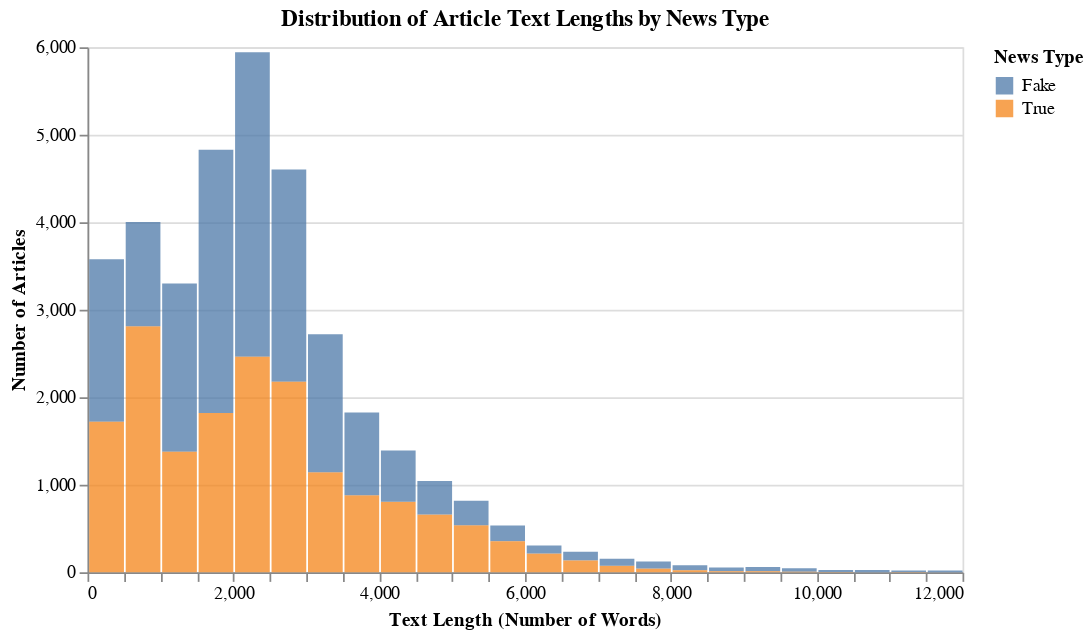

This figure's notebook cell:
### Code cell
filtered_df = train_df[train_df['text_length'] < 12000]

text_length_hist = alt.Chart(filtered_df).mark_bar(opacity=0.75).encode(
    x=alt.X('text_length',
            bin=alt.Bin(maxbins=30),
            title='Text Length (Number of Words)'),
    y=alt.Y('count()', title='Number of Articles'),
    color=alt.Color('target', title='News Type')
).properties(
    title='Distribution of Article Text Lengths by News Type',
    height=300,
    width=500
)

text_length_hist

### Figure 1 — Vega specification as saved in the notebook (floating-point values rounded to 4 significant figures)
{"$schema": "https://vega.github.io/schema/vega/v5.json", "data": [{"name": "source_0", "values": [{"__count_end": 4602.0, "__count_start": 2176.0, "bin_maxbins_30_text_length": 2500.0, "bin_maxbins_30_text_length_end": 3000.0, "target": "Fake"}, {"__count_end": 5944.0, "__count_start": 2463.0, "bin_maxbins_30_text_length": 2000.0, "bin_maxbins_30_text_length_end": 2500.0, "target": "Fake"}, {"__count_end": 805.0, "__count_start": 0.0, "bin_maxbins_30_text_length": 4000.0, "bin_maxbins_30_text_length_end": 4500.0, "target": "True"}, {"__count_end": 1143.0, "__count_start": 0.0, "bin_maxbins_30_text_length": 3000.0, "bin_maxbins_30_text_length_end": 3500.0, "target": "True"}, {"__count_end": 2176.0, "__count_start": 0.0, "bin_maxbins_30_text_length": 2500.0, "bin_maxbins_30_text_length_end": 3000.0, "target": "True"}, {"__count_end": 2720.0, "__count_start": 1143.0, "bin_maxbins_30_text_length": 3000.0, "bin_maxbins_30_text_length_end": 3500.0, "target": "Fake"}, {"__count_end": 1821.0, "__count_start": 0.0, "bin_maxbins_30_text_length": 1500.0, "bin_maxbins_30_text_length_end": 2000.0, "target": "True"}, {"__count_end": 4830.0, "__count_start": 1821.0, "bin_maxbins_30_text_length": 1500.0, "bin_maxbins_30_text_length_end": 2000.0, "target": "Fake"}, {"__count_end": 3300.0, "__count_start": 1378.0, "bin_maxbins_30_text_length": 1000.0, "bin_maxbins_30_text_length_end": 1500.0, "target": "Fake"}, {"__count_end": 2463.0, "__count_start": 0.0, "bin_maxbins_30_text_length": 2000.0, "bin_maxbins_30_text_length_end": 2500.0, "target": "True"}, {"__count_end": 879.0, "__count_start": 0.0, "bin_maxbins_30_text_length": 3500.0, "bin_maxbins_30_text_length_end": 4000.0, "target": "True"}, {"__count_end": 1378.0, "__count_start": 0.0, "bin_maxbins_30_text_length": 1000.0, "bin_maxbins_30_text_length_end": 1500.0, "target": "True"}, {"__count_end": 1826.0, "__count_start": 879.0, "bin_maxbins_30_text_length": 3500.0, "bin_maxbins_30_text_length_end": 4000.0, "target": "Fake"}, {"__count_end": 3578.0, "__count_start": 1720.0, "bin_maxbins_30_text_length": 0.0, "bin_maxbins_30_text_length_end": 500.0, "target": "Fake"}, {"__count_end": 2812.0, "__count_start": 0.0, "bin_maxbins_30_text_length": 500.0, "bin_maxbins_30_text_length_end": 1000.0, "target": "True"}, {"__count_end": 4002.0, "__count_start": 2812.0, "bin_maxbins_30_text_length": 500.0, "bin_maxbins_30_text_length_end": 1000.0, "target": "Fake"}, {"__count_end": 1720.0, "__count_start": 0.0, "bin_maxbins_30_text_length": 0.0, "bin_maxbins_30_text_length_end": 500.0, "target": "True"}, {"__count_end": 537.0, "__count_start": 0.0, "bin_maxbins_30_text_length": 5000.0, "bin_maxbins_30_text_length_end": 5500.0, "target": "True"}, {"__count_end": 1392.0, "__count_start": 805.0, "bin_maxbins_30_text_length": 4000.0, "bin_maxbins_30_text_length_end": 4500.0, "target": "Fake"}, {"__count_end": 660.0, "__count_start": 0.0, "bin_maxbins_30_text_length": 4500.0, "bin_maxbins_30_text_length_end": 5000.0, "target": "True"}, {"__count_end": 533.0, "__count_start": 354.0, "bin_maxbins_30_text_length": 5500.0, "bin_maxbins_30_text_length_end": 6000.0, "target": "Fake"}, {"__count_end": 234.0, "__count_start": 133.0, "bin_maxbins_30_text_length": 6500.0, "bin_maxbins_30_text_length_end": 7000.0, "target": "Fake"}, {"__count_end": 816.0, "__count_start": 537.0, "bin_maxbins_30_text_length": 5000.0, "bin_maxbins_30_text_length_end": 5500.0, "target": "Fake"}, {"__count_end": 74.0, "__count_start": 0.0, "bin_maxbins_30_text_length": 7000.0, "bin_maxbins_30_text_length_end": 7500.0, "target": "True"}, {"__count_end": 46.0, "__count_start": 5.0, "bin_maxbins_30_text_length": 9500.0, "bin_maxbins_30_text_length_end": 10000.0, "target": "Fake"}, {"__count_end": 354.0, "__count_start": 0.0, "bin_maxbins_30_text_length": 5500.0, "bin_maxbins_30_text_length_end": 6000.0, "target": "True"}, {"__count_end": 215.0, "__count_start": 0.0, "bin_maxbins_30_text_length": 6000.0, "bin_maxbins_30_text_length_end": 6500.0, "target": "True"}, {"__count_end": 42.0, "__count_start": 0.0, "bin_maxbins_30_text_length": 7500.0, "bin_maxbins_30_text_length_end": 8000.0, "target": "True"}, {"__count_end": 133.0, "__count_start": 0.0, "bin_maxbins_30_text_length": 6500.0, "bin_maxbins_30_text_length_end": 7000.0, "target": "True"}, {"__count_end": 1042.0, "__count_start": 660.0, "bin_maxbins_30_text_length": 4500.0, "bin_maxbins_30_text_length_end": 5000.0, "target": "Fake"}, {"__count_end": 53.0, "__count_start": 11.0, "bin_maxbins_30_text_length": 8500.0, "bin_maxbins_30_text_length_end": 9000.0, "target": "Fake"}, {"__count_end": 26.0, "__count_start": 1.0, "bin_maxbins_30_text_length": 10500.0, "bin_maxbins_30_text_length_end": 11000.0, "target": "Fake"}, {"__count_end": 123.0, "__count_start": 42.0, "bin_maxbins_30_text_length": 7500.0, "bin_maxbins_30_text_length_end": 8000.0, "target": "Fake"}, {"__count_end": 305.0, "__count_start": 215.0, "bin_maxbins_30_text_length": 6000.0, "bin_maxbins_30_text_length_end": 6500.0, "target": "Fake"}, {"__count_end": 81.0, "__count_start": 22.0, "bin_maxbins_30_text_length": 8000.0, "bin_maxbins_30_text_length_end": 8500.0, "target": "Fake"}, {"__count_end": 22.0, "__count_start": 0.0, "bin_maxbins_30_text_length": 8000.0, "bin_maxbins_30_text_length_end": 8500.0, "target": "True"}, {"__count_end": 154.0, "__count_start": 74.0, "bin_maxbins_30_text_length": 7000.0, "bin_maxbins_30_text_length_end": 7500.0, "target": "Fake"}, {"__count_end": 19.0, "__count_start": 2.0, "bin_maxbins_30_text_length": 11000.0, "bin_maxbins_30_text_length_end": 11500.0, "target": "Fake"}, {"__count_end": 61.0, "__count_start": 11.0, "bin_maxbins_30_text_length": 9000.0, "bin_maxbins_30_text_length_end": 9500.0, "target": "Fake"}, {"__count_end": 5.0, "__count_start": 0.0, "bin_maxbins_30_text_length": 9500.0, "bin_maxbins_30_text_length_end": 10000.0, "target": "True"}, {"__count_end": 11.0, "__count_start": 0.0, "bin_maxbins_30_text_length": 8500.0, "bin_maxbins_30_text_length_end": 9000.0, "target": "True"}, {"__count_end": 20.0, "__count_start": 0.0, "bin_maxbins_30_text_length": 11500.0, "bin_maxbins_30_text_length_end": 12000.0, "target": "Fake"}, {"__count_end": 11.0, "__count_start": 0.0, "bin_maxbins_30_text_length": 9000.0, "bin_maxbins_30_text_length_end": 9500.0, "target": "True"}, {"__count_end": 27.0, "__count_start": 4.0, "bin_maxbins_30_text_length": 10000.0, "bin_maxbins_30_text_length_end": 10500.0, "target": "Fake"}, {"__count_end": 4.0, "__count_start": 0.0, "bin_maxbins_30_text_length": 10000.0, "bin_maxbins_30_text_length_end": 10500.0, "target": "True"}, {"__count_end": 2.0, "__count_start": 0.0, "bin_maxbins_30_text_length": 11000.0, "bin_maxbins_30_text_length_end": 11500.0, "target": "True"}, {"__count_end": 1.0, "__count_start": 0.0, "bin_maxbins_30_text_length": 10500.0, "bin_maxbins_30_text_length_end": 11000.0, "target": "True"}]}, {"name": "source_0_color_domain_target", "values": [{"target": "Fake"}, {"target": "True"}]}], "signals": [{"name": "bin_maxbins_30_text_length_bins", "value": {"fields": ["text_length"], "fname": "bin_text_length", "start": 0.0, "step": 500.0, "stop": 12000.0}}], "marks": [{"type": "rect", "name": "marks", "from": {"data": "source_0"}, "encode": {"update": {"opacity": {"value": 0.75}, "x2": {"field": "bin_maxbins_30_text_length", "scale": "x", "offset": {"signal": "0.5 + (abs(scale(\"x\", datum[\"bin_maxbins_30_text_length_end\"]) - scale(\"x\", datum[\"bin_maxbins_30_text_length\"])) < 0.25 ? -0.5 * (0.25 - (abs(scale(\"x\", datum[\"bin_maxbins_30_text_length_end\"]) - scale(\"x\", datum[\"bin_maxbins_30_text_length\"])))) : 0.5)"}}, "x": {"field": "bin_maxbins_30_text_length_end", "scale": "x", "offset": {"signal": "0.5 + (abs(scale(\"x\", datum[\"bin_maxbins_30_text_length_end\"]) - scale(\"x\", datum[\"bin_maxbins_30_text_length\"])) < 0.25 ? 0.5 * (0.25 - (abs(scale(\"x\", datum[\"bin_maxbins_30_text_length_end\"]) - scale(\"x\", datum[\"bin_maxbins_30_text_length\"])))) : -0.5)"}}, "fill": {"field": "target", "scale": "color"}, "y": {"field": "__count_end", "scale": "y"}, "y2": {"field": "__count_start", "scale": "y"}}}, "style": ["bar"]}], "scales": [{"name": "x", "type": "linear", "domain": {"signal": "[bin_maxbins_30_text_length_bins.start, bin_maxbins_30_text_length_bins.stop]"}, "range": [0, {"signal": "width"}], "bins": {"signal": "bin_maxbins_30_text_length_bins"}, "zero": false}, {"name": "y", "type": "linear", "domain": {"data": "source_0", "fields": ["__count_start", "__count_end"]}, "range": [{"signal": "height"}, 0], "zero": true, "nice": true}, {"name": "color", "type": "ordinal", "domain": {"data": "source_0_color_domain_target", "field": "target", "sort": true}, "range": "category"}], "axes": [{"scale": "y", "ticks": false, "maxExtent": 0, "grid": true, "tickCount": {"signal": "ceil(height/40)"}, "gridScale": "x", "minExtent": 0, "zindex": 0, "domain": false, "orient": "left", "labels": false, "aria": false}, {"scale": "x", "title": "Text Length (Number of Words)", "orient": "bottom", "grid": false, "labelOverlap": true, "tickCount": {"signal": "ceil(width/10)"}, "labelFlush": true, "zindex": 0}, {"scale": "y", "labelOverlap": true, "title": "Number of Articles", "orient": "left", "grid": false, "tickCount": {"signal": "ceil(height/40)"}, "zindex": 0}], "title": {"text": "Distribution of Article Text Lengths by News Type", "frame": "group"}, "style": "cell", "height": 300, "background": "white", "width": 500, "padding": 5, "legends": [{"title": "News Type", "fill": "color", "symbolType": "square", "encode": {"symbols": {"update": {"opacity": {"value": 0.75}}}}}]}
